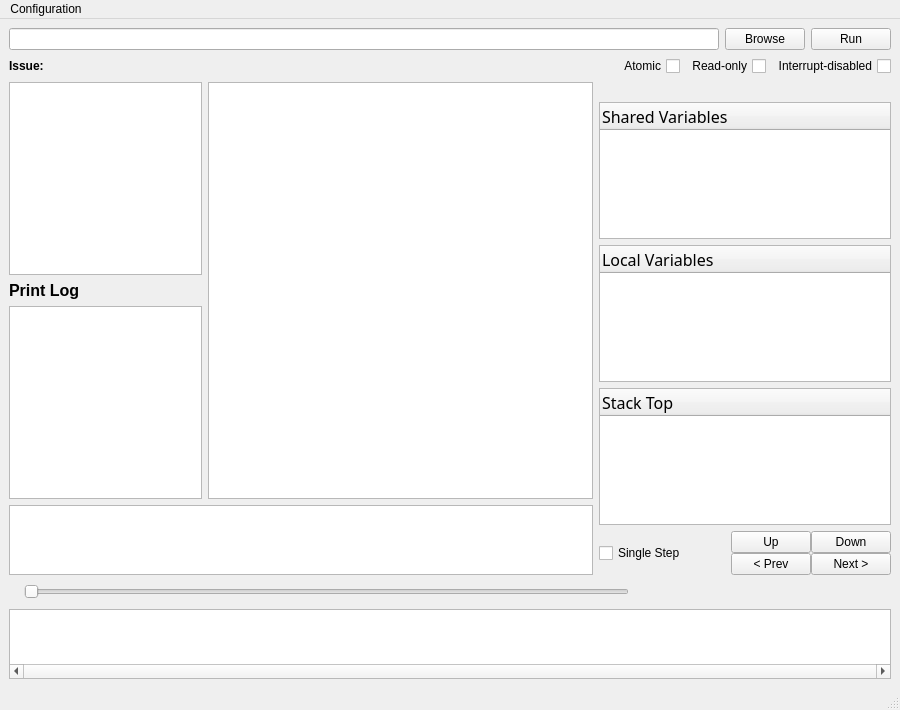
<?xml version="1.0" encoding="UTF-8"?>
<ui version="4.0">
 <class>MainWindow</class>
 <widget class="QMainWindow" name="MainWindow">
  <property name="geometry">
   <rect>
    <x>0</x>
    <y>0</y>
    <width>900</width>
    <height>710</height>
   </rect>
  </property>
  <property name="windowTitle">
   <string>MainWindow</string>
  </property>
  <widget class="QWidget" name="centralwidget">
   <layout class="QVBoxLayout" name="verticalLayout_8">
    <item>
     <layout class="QHBoxLayout" name="horizontalLayout">
      <item>
       <widget class="QLineEdit" name="filePathText">
        <property name="readOnly">
         <bool>true</bool>
        </property>
       </widget>
      </item>
      <item>
       <widget class="QPushButton" name="browse">
        <property name="text">
         <string>Browse</string>
        </property>
       </widget>
      </item>
      <item>
       <widget class="QPushButton" name="runFile">
        <property name="text">
         <string>Run</string>
        </property>
       </widget>
      </item>
     </layout>
    </item>
    <item>
     <layout class="QHBoxLayout" name="horizontalLayout_2">
      <item>
       <widget class="QLabel" name="issue">
        <property name="font">
         <font>
          <bold>true</bold>
         </font>
        </property>
        <property name="text">
         <string>Issue: </string>
        </property>
       </widget>
      </item>
      <item>
       <spacer name="horizontalSpacer">
        <property name="orientation">
         <enum>Qt::Horizontal</enum>
        </property>
        <property name="sizeHint" stdset="0">
         <size>
          <width>40</width>
          <height>20</height>
         </size>
        </property>
       </spacer>
      </item>
      <item>
       <widget class="QCheckBox" name="atomic">
        <property name="layoutDirection">
         <enum>Qt::RightToLeft</enum>
        </property>
        <property name="text">
         <string>Atomic</string>
        </property>
       </widget>
      </item>
      <item>
       <widget class="QCheckBox" name="readOnly">
        <property name="layoutDirection">
         <enum>Qt::RightToLeft</enum>
        </property>
        <property name="text">
         <string>Read-only</string>
        </property>
       </widget>
      </item>
      <item>
       <widget class="QCheckBox" name="interruptDisabled">
        <property name="layoutDirection">
         <enum>Qt::RightToLeft</enum>
        </property>
        <property name="text">
         <string>Interrupt-disabled</string>
        </property>
       </widget>
      </item>
     </layout>
    </item>
    <item>
     <layout class="QHBoxLayout" name="horizontalLayout_7" stretch="2,1">
      <item>
       <layout class="QVBoxLayout" name="verticalLayout_2" stretch="10,1">
        <item>
         <layout class="QHBoxLayout" name="horizontalLayout_3" stretch="1,2">
          <item>
           <layout class="QVBoxLayout" name="verticalLayout">
            <item>
             <widget class="QPlainTextEdit" name="byteCode">
              <property name="font">
               <font>
                <family>Monaco</family>
                <pointsize>12</pointsize>
               </font>
              </property>
              <property name="textInteractionFlags">
               <set>Qt::NoTextInteraction</set>
              </property>
             </widget>
            </item>
            <item>
             <widget class="QLabel" name="printLogLabel">
              <property name="font">
               <font>
                <family>.AppleSystemUIFont</family>
                <pointsize>12</pointsize>
                <bold>true</bold>
               </font>
              </property>
              <property name="text">
               <string>Print Log</string>
              </property>
             </widget>
            </item>
            <item>
             <widget class="QPlainTextEdit" name="printLog">
              <property name="font">
               <font>
                <family>Monaco</family>
                <pointsize>12</pointsize>
               </font>
              </property>
              <property name="readOnly">
               <bool>true</bool>
              </property>
             </widget>
            </item>
           </layout>
          </item>
          <item>
           <widget class="CodeEditor" name="sourceCode">
            <property name="font">
             <font>
              <family>Times New Roman</family>
              <pointsize>16</pointsize>
              <italic>false</italic>
              <bold>false</bold>
              <underline>false</underline>
             </font>
            </property>
            <property name="plainText">
             <string/>
            </property>
            <property name="textInteractionFlags">
             <set>Qt::NoTextInteraction</set>
            </property>
           </widget>
          </item>
         </layout>
        </item>
        <item>
         <widget class="QPlainTextEdit" name="microstepExplain">
          <property name="font">
           <font>
            <family>Monaco</family>
            <pointsize>13</pointsize>
           </font>
          </property>
          <property name="readOnly">
           <bool>true</bool>
          </property>
         </widget>
        </item>
       </layout>
      </item>
      <item>
       <layout class="QVBoxLayout" name="verticalLayout_3" stretch="0,10,10,10,1">
        <item>
         <widget class="QLabel" name="microstepsLabel">
          <property name="layoutDirection">
           <enum>Qt::LeftToRight</enum>
          </property>
          <property name="text">
           <string/>
          </property>
          <property name="alignment">
           <set>Qt::AlignRight|Qt::AlignTrailing|Qt::AlignVCenter</set>
          </property>
         </widget>
        </item>
        <item>
         <widget class="QTreeWidget" name="sharedVariables">
          <property name="font">
           <font>
            <family>Monaco</family>
            <pointsize>12</pointsize>
           </font>
          </property>
          <property name="wordWrap">
           <bool>true</bool>
          </property>
          <property name="headerHidden">
           <bool>false</bool>
          </property>
          <column>
           <property name="text">
            <string>Shared Variables</string>
           </property>
          </column>
         </widget>
        </item>
        <item>
         <widget class="QTreeWidget" name="localVariables">
          <property name="font">
           <font>
            <family>Monaco</family>
            <pointsize>12</pointsize>
           </font>
          </property>
          <column>
           <property name="text">
            <string>Local Variables</string>
           </property>
          </column>
         </widget>
        </item>
        <item>
         <widget class="QTreeWidget" name="stackTop">
          <property name="font">
           <font>
            <family>Monaco</family>
            <pointsize>12</pointsize>
           </font>
          </property>
          <column>
           <property name="text">
            <string>Stack Top</string>
           </property>
          </column>
         </widget>
        </item>
        <item>
         <layout class="QHBoxLayout" name="horizontalLayout_4">
          <item>
           <widget class="QCheckBox" name="singleStep">
            <property name="text">
             <string>Single Step</string>
            </property>
           </widget>
          </item>
          <item>
           <layout class="QVBoxLayout" name="verticalLayout_4">
            <property name="spacing">
             <number>0</number>
            </property>
            <item>
             <layout class="QHBoxLayout" name="horizontalLayout_6">
              <item>
               <spacer name="horizontalSpacer_2">
                <property name="orientation">
                 <enum>Qt::Horizontal</enum>
                </property>
                <property name="sizeHint" stdset="0">
                 <size>
                  <width>40</width>
                  <height>20</height>
                 </size>
                </property>
               </spacer>
              </item>
              <item>
               <widget class="QPushButton" name="up">
                <property name="minimumSize">
                 <size>
                  <width>65</width>
                  <height>0</height>
                 </size>
                </property>
                <property name="text">
                 <string>Up</string>
                </property>
                <property name="shortcut">
                 <string>Up</string>
                </property>
               </widget>
              </item>
              <item>
               <widget class="QPushButton" name="down">
                <property name="text">
                 <string>Down</string>
                </property>
                <property name="shortcut">
                 <string>Down</string>
                </property>
               </widget>
              </item>
             </layout>
            </item>
            <item>
             <layout class="QHBoxLayout" name="horizontalLayout_5">
              <item>
               <spacer name="horizontalSpacer_6">
                <property name="orientation">
                 <enum>Qt::Horizontal</enum>
                </property>
                <property name="sizeHint" stdset="0">
                 <size>
                  <width>40</width>
                  <height>20</height>
                 </size>
                </property>
               </spacer>
              </item>
              <item>
               <widget class="QPushButton" name="prev">
                <property name="text">
                 <string>&lt; Prev</string>
                </property>
                <property name="shortcut">
                 <string>Left</string>
                </property>
               </widget>
              </item>
              <item>
               <widget class="QPushButton" name="next">
                <property name="text">
                 <string>Next &gt;</string>
                </property>
                <property name="shortcut">
                 <string>Right</string>
                </property>
               </widget>
              </item>
             </layout>
            </item>
           </layout>
          </item>
         </layout>
        </item>
       </layout>
      </item>
     </layout>
    </item>
    <item>
     <layout class="QHBoxLayout" name="horizontalLayout_8">
      <item>
       <widget class="QLabel" name="threadOffsetLabel">
        <property name="font">
         <font>
          <family>Monaco</family>
          <pointsize>12</pointsize>
         </font>
        </property>
        <property name="text">
         <string/>
        </property>
       </widget>
      </item>
      <item>
       <widget class="QSlider" name="horizontalSlider">
        <property name="minimumSize">
         <size>
          <width>605</width>
          <height>0</height>
         </size>
        </property>
        <property name="maximumSize">
         <size>
          <width>605</width>
          <height>16777215</height>
         </size>
        </property>
        <property name="orientation">
         <enum>Qt::Horizontal</enum>
        </property>
       </widget>
      </item>
      <item>
       <spacer name="horizontalSpacer_7">
        <property name="orientation">
         <enum>Qt::Horizontal</enum>
        </property>
        <property name="sizeHint" stdset="0">
         <size>
          <width>40</width>
          <height>20</height>
         </size>
        </property>
       </spacer>
      </item>
     </layout>
    </item>
    <item>
     <widget class="QTextEdit" name="threadBrowser">
      <property name="minimumSize">
       <size>
        <width>670</width>
        <height>0</height>
       </size>
      </property>
      <property name="font">
       <font>
        <family>Monaco</family>
       </font>
      </property>
      <property name="horizontalScrollBarPolicy">
       <enum>Qt::ScrollBarAlwaysOn</enum>
      </property>
      <property name="lineWrapMode">
       <enum>QTextEdit::NoWrap</enum>
      </property>
      <property name="textInteractionFlags">
       <set>Qt::NoTextInteraction</set>
      </property>
     </widget>
    </item>
   </layout>
  </widget>
  <widget class="QMenuBar" name="menubar">
   <property name="geometry">
    <rect>
     <x>0</x>
     <y>0</y>
     <width>900</width>
     <height>22</height>
    </rect>
   </property>
   <widget class="QMenu" name="menuConfiguration">
    <property name="title">
     <string>Configuration</string>
    </property>
    <addaction name="actionConstants"/>
    <addaction name="actionModules"/>
    <addaction name="actionCompare_Behaviors"/>
   </widget>
   <addaction name="menuConfiguration"/>
  </widget>
  <widget class="QStatusBar" name="statusbar"/>
  <action name="actionConstants">
   <property name="text">
    <string>Constants</string>
   </property>
  </action>
  <action name="actionModules">
   <property name="text">
    <string>Modules</string>
   </property>
  </action>
  <action name="actionCompare_Behaviors">
   <property name="text">
    <string>Compare Behavior</string>
   </property>
  </action>
 </widget>
 <customwidgets>
  <customwidget>
   <class>CodeEditor</class>
   <extends>QPlainTextEdit</extends>
   <header>codeeditor.h</header>
  </customwidget>
 </customwidgets>
 <resources/>
 <connections/>
</ui>
